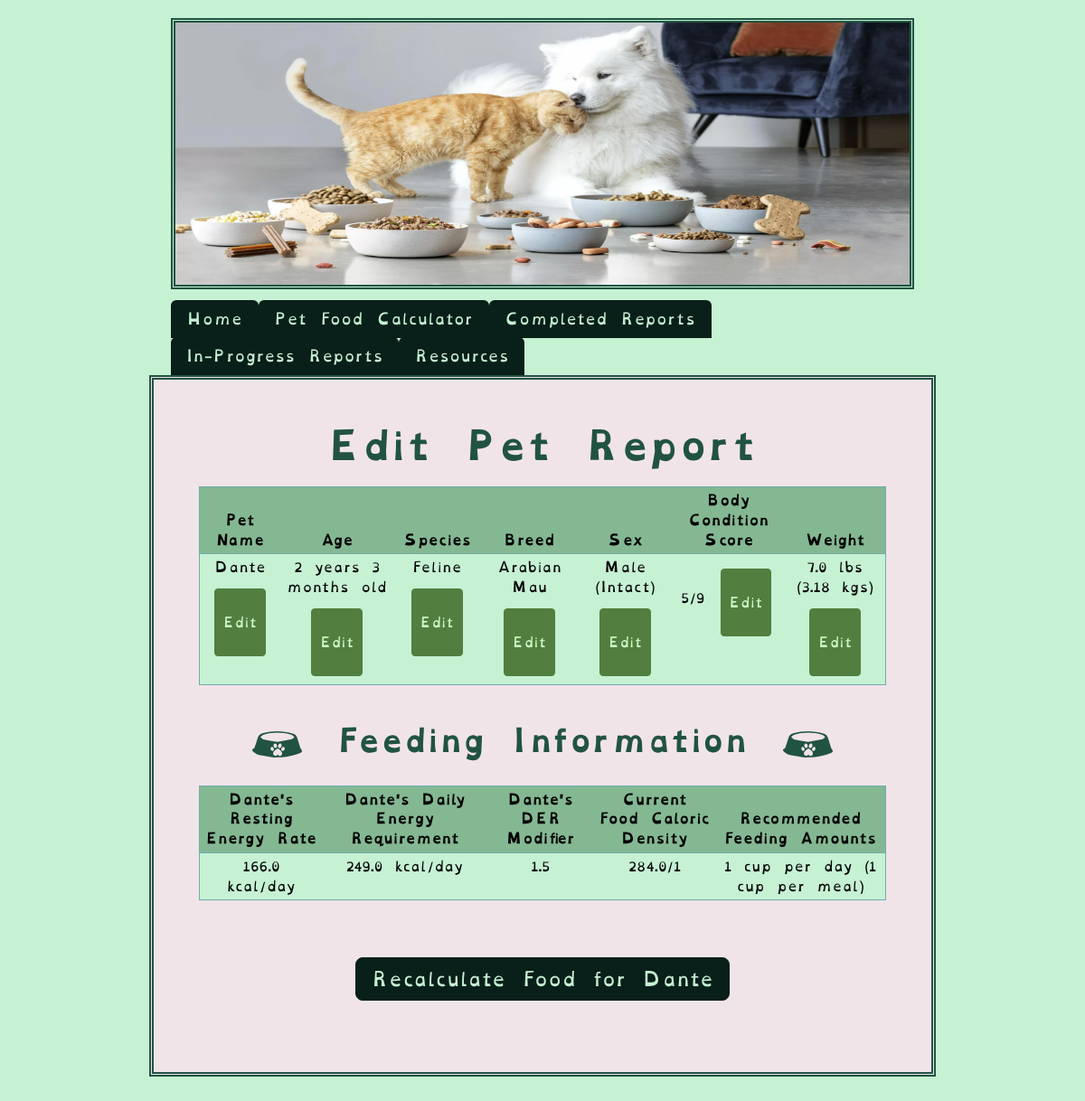
/edit_info?pet_id=7 (signed in), run on the app's committed database.
### tables this page shows
CREATE TABLE "pets" (
	"pet_id"	INTEGER UNIQUE,
	"owner_id"	INTEGER,
	"name"	VARCHAR(25) NOT NULL,
	"age_in_years"	INTEGER,
	"age_in_months"	INTEGER,
	"species"	VARCHAR(10) NOT NULL,
	"breed"	VARCHAR(25),
	"canine_breed_id"	INTEGER,
	"feline_breed_id"	INTEGER,
	"sex"	INTEGER,
	"bcs"	INTEGER,
	"weight"	FLOAT,
	"units"	VARCHAR(5),
	"converted_weight"	FLOAT,
	"converted_weight_units"	VARCHAR(5),
	"body_fat_percentage"	VARCHAR(5),
	"ideal_weight_lbs"	FLOAT,
	"ideal_weight_kgs"	FLOAT,
	"is_pediatric"	VARCHAR(1),
	"is_pregnant"	VARCHAR(1),
	"weeks_gestating"	INTEGER,
	"is_nursing"	VARCHAR(1),
	"litter_size"	INTEGER,
	"weeks_nursing"	INTEGER,
	"activity_level"	INTEGER,
	"rer"	FLOAT,
	"canine_der_factor_id"	INTEGER,
	"feline_der_factor_id"	INTEGER,
	"der"	FLOAT,
	"der_modifier"	FLOAT,
	"meals_per_day"	FLOAT,
	"current_food_kcal"	FLOAT,
	"current_food_form"	INTEGER,
	"rec_treat_kcal_per_day"	INTEGER,
	"current_food_amt_rec"	VARCHAR(15),
	"current_food_amt_per_meal"	VARCHAR(15),
	"date_of_first_report"	DATETIME,
	"most_recent_report_date"	DATETIME,
	PRIMARY KEY("pet_id" AUTOINCREMENT),
	FOREIGN KEY("owner_id") REFERENCES "users"("id"),
	FOREIGN KEY("canine_breed_id") REFERENCES "dog_breeds"("BreedID"),
	FOREIGN KEY("canine_der_factor_id") REFERENCES "canine_der_factors"("factor_id"),
	FOREIGN KEY("feline_breed_id") REFERENCES "cat_breeds"("BreedID"),
	FOREIGN KEY("feline_der_factor_id") REFERENCES "feline_der_factors"("factor_id"),
	FOREIGN KEY("sex") REFERENCES "reproductive_statuses"("sex_id"),
	FOREIGN KEY("activity_level") REFERENCES "activity_levels"("activity_id"),
	FOREIGN KEY("current_food_form") REFERENCES "food_forms"("form_id")
);

### main.py (the view)
@app.route("/edit_info", methods=["GET", "POST"])
@login_required
def edit_info():
    pet_id = request.args.get("pet_id", type=int)
    print(pet_id)
    try:
        pet_data = db.execute(
            "SELECT * FROM pets WHERE owner_id = :user_id and pet_id = :pet_id",
            user_id=session["user_id"], pet_id=pet_id
        )
    except Exception as e:
        flash(f"Unable to find pet info. Exception: {e}")
        return render_template("edit_report.html")
    if request.method == "POST":
        print(pet_id)
    return render_template("edit_report.html", pet_data=pet_data, pet_id=pet_id)

### helpers.py (called while the page is built)
def login_required(f):
    @wraps(f)
    def decorated_funtion(*args, **kwargs):
        if session.get("user_id") == None:
            return redirect(url_for("login"))
        return f(*args, **kwargs)
    return decorated_funtion

### templates/edit_report.html (shortened to what this page needs)
{% extends 'base.html' %}
{% block content %}
<div class="container-lg">
    <h1>Edit Pet Report</h1>
    <table class="table table-sm">
        <thead>
            <tr>
                <th>
                    <b>
                        Pet Name
                    </b>
                </th>
                <th>
                    <b>
                        Age
                    </b>
                </th>
                <th>
                    <b>
                        Species
                    </b>
                </th>
                <th>
                    <b>
                        Breed
                    </b>
                </th>
                <th>
                    <b>
                        Sex
                    </b>
                </th>
                <th>
                    <b>
                        Body Condition Score
                    </b>
                </th>
                <th>
                    <b>
                        Weight
                    </b>
                </th>
            </tr>
        </thead>
        <tbody>
            <tr>
                <td>
                    {{ pet_data[0].name }}
                    <a href="{{ url_for('pet_info', pet_id=pet_id) }}">
                        <button type="button" class="btn btn-secondary btn-sm">Edit</button>
                    </a>
                </td>
                <td>
                    {% if pet_data[0].age_in_years == 0 and pet_data[0].age_in_months == 1 %}
                        {{ pet_data[0].age_in_months }} month old
                    {% elif pet_data[0].age_in_years == 0 and pet_data[0].age_in_months > 1 %}
                        {{ pet_data[0].age_in_months }} months old
                    {% elif pet_data[0].age_in_years == 1 and pet_data[0].age_in_months == 0 %}
                        {{ pet_data[0].age_in_years }} year old
                    {% elif pet_data[0].age_in_years == 1 and pet_data[0].age_in_months == 1 %}
                        {{ pet_data[0].age_in_years }} year {{ pet_data[0].age_in_months }} month old
                    {% elif pet_data[0].age_in_years == 1 and pet_data[0].age_in_months > 1 %}
                        {{ pet_data[0].age_in_years }} year {{ pet_data[0].age_in_months }} months old
                    {% elif pet_data[0].age_in_years > 1 and pet_data[0].age_in_months == 0 %}
                        {{ pet_data[0].age_in_years }} years old
                    {% elif pet_data[0].age_in_years > 1 and pet_data[0].age_in_months == 1 %}
                        {{ pet_data[0].age_in_years }} years {{ pet_data[0].age_in_months }} month old
                    {% elif pet_data[0].age_in_years > 1 and pet_data[0].age_in_months > 1 %}
                        {{ pet_data[0].age_in_years }} years {{ pet_data[0].age_in_months }} months old
                    {% endif %}
                    <a href="{{ url_for('pet_info_continued', pet_id=pet_id) }}">
                        <button type="button" class="btn btn-secondary btn-sm">Edit</button>
                    </a>
                </td>
                <td>
                    {{ pet_data[0].species }}
                    <a href="{{ url_for('pet_info', pet_id=pet_id) }}">
                        <button type="button" class="btn btn-secondary btn-sm">Edit</button>
                    </a>
                </td>
                <td>
                    {{ pet_data[0].breed }}
                    <a href="{{ url_for('pet_info_continued', pet_id=pet_id) }}">
                        <button type="button" class="btn btn-secondary btn-sm">Edit</button>
                    </a>
                </td>
                <td>
                    {% if pet_data[0].sex == 1 %}
                        Female (Intact)
                    {% elif pet_data[0].sex == 2 %}
                        Female (Spayed)
                    {% elif pet_data[0].sex == 3 %}
                        Male (Intact)
                    {% elif pet_data[0].sex == 4 %}
                        Male (Neutered)
                    {% endif %}
                    <a href="{{ url_for('pet_info_continued', pet_id=pet_id) }}">
                        <button type="button" class="btn btn-secondary btn-sm">Edit</button>
                    </a>
                </td>
                <td>
                    {{ pet_data[0].bcs }}/9
                    <a href="{{ url_for('pet_condition', pet_id=pet_id) }}">
                        <button type="button" class="btn btn-secondary btn-sm">Edit</button>
                    </a>
                </td>
                <td>
                    {{ pet_data[0].weight }} {{ pet_data[0].units }}
                    ({{ pet_data[0].converted_weight }} {{ pet_data[0].converted_weight_units }})
                    <a href="{{ url_for('pet_condition', pet_id=pet_id) }}">
                        <button type="button" class="btn btn-secondary btn-sm">Edit</button>
                    </a>
                </td>
            </tr>
        </tbody>
    </table>
    <div class="row">
        <h2>
            {% if pet_data[0].species == "Feline" %}
                <img src="{{ url_for('static', filename='assets/svg/food_bowl.svg') }}" alt="A bowl with a pawprint" class="bowl">
            {% elif pet_data[0].species == "Canine" %}
                <img src="{{ url_for('static', filename='assets/svg/dog_food_bowl.svg') }}" alt="A bowl with a bone" class="bowl">
            {% endif %}
            Feeding Information
            {% if pet_data[0].species == "Feline" %}
                <img src="{{ url_for('static', filename='assets/svg/food_bowl.svg') }}" alt="A bowl with a pawprint" class="bowl">
            {% elif pet_data[0].species == "Canine" %}
                <img src="{{ url_for('static', filename='assets/svg/dog_food_bowl.svg') }}" alt="A bowl with a bone" class="bowl">
            {% endif %}
        </h2>
    </div>
    <table class="table table-sm">
        <thead>
            <tr>
                <th>
                    {{ pet_data[0].name }}'s Resting Energy Rate
                </th>
                <th>
                    {{ pet_data[0].name }}'s Daily Energy Requirement
                </th>
                <th>
                    {{ pet_data[0].name }}'s DER Modifier
                </th>
                <th>
                    Current Food Caloric Density
                </th>
                <th>
                    Recommended Feeding Amounts
                </th>
            </tr>
        </thead>
        <tbody>
            <tr>
                <td>
                    {{ pet_data[0].rer }} kcal/day
                </td>
                <td>
                    {{ pet_data[0].der }} kcal/day
                </td>
                <td>
                    {{ pet_data[0].der_modifier }}
                </td>
                <td>
                    {{ pet_data[0].current_food_kcal }}/{{ pet_data[0].current_food_form }}
                </td>
                <td>
                    {{ pet_data[0].current_food_amt_rec }} ({{ pet_data[0].current_food_amt_per_meal }} per meal)
                </td>
            </tr>
        </tbody>
    </table>
    {% if pet_data[0].is_pediatric == "n" and pet_data[0].is_pregnant != "y" and pet_data[0].is_nursing != "y" %}
        <div class="button-container">
            <a href="{{ url_for('current_food', pet_id=pet_id) }}">
                <button type="button" class="btn btn-secondary btn-lg">Recalculate Food for {{ pet_data[0].name }}</button>
            </a>
        </div>
    {% elif pet_data[0].is_pregnant == "y" %}
        <div class="button-container">
            <a href="{{ url_for('repro_status', pet_id=pet_id) }}">
                <button type="button" class="btn btn-secondary btn-lg">Recalculate Food for {{ pet_data[0].name }}</button>
            </a>
        </div>
    {% elif pet_data[0].is_nursing == "y" %}
        <div class="button-container">
            <a href="{{ url_for('lactation_status', pet_id=pet_id) }}">
                <button type="button" class="btn btn-secondary btn-lg">Recalculate Food for {{ pet_data[0].name }}</button>
            </a>
        </div>
    {% elif pet_data[0].bcs >= 5 %}
        <div class="button-container">
            <a href="{{ url_for('pet_condition', pet_id=pet_id) }}">
                <button type="button" class="btn btn-secondary btn-lg">Recalculate Food for {{ pet_data[0].name }}</button>
            </a>
        </div>
    {% elif pet_data[0].is_pediatric == "y" %}
        <div class="button-container">
            <a href="{{ url_for('pet_info_continued', pet_id=pet_id) }}">
                <button type="button" class="btn btn-secondary btn-lg">Recalculate Food for {{ pet_data[0].name }}</button>
            </a>
        </div>
    {% endif %}
</div>
{% endblock %}

### static/css/styles.css (style rules this page uses)
:root { --white: #f1e4e9; --pale_white_green: #c6f1d3; --lighter_white_green: #d1f7dc; --pale_sky_blue: #70abad; --light_sky: #70c2c3; --green_black: #091f19; --deep_blue_green: #215342; --light_lime: #7CFF6B; --darker_lime_transparent: #568b3fe5; --darker_lime: #527e3f; }
body { background-color: var(--pale_white_green); padding: 20px; margin-left: auto; margin-right: auto; font-family: "OpenDyslexic", "Arvo"; font-size: 2vh; }
h1 { color: var(--deep_blue_green); font-weight: 700; padding-bottom: 1vw; }
h1, h2 { color: var(--deep_blue_green); }
h1, h2, h3 { margin-left: auto; margin-right: auto; text-align: center; }
h1, h2, h3 { font-family: "OpenDyslexicBold", "Arvo"; }
h2 { display: inline-block; padding: 5px; padding-top: 25px; font-weight: 600; justify-content: center; }
.table { font-size: 14.5px; text-align: center; border-bottom: 1px solid var(--deep_blue_green); border: 1px solid var(--pale_sky_blue); --bs-table-bg: var(--pale_white_green); --bs-table-striped-color: var(--light_sky); --bs-table-striped-bg: var(--pale_sky_blue); }
thead { font-weight: 500; --bs-table-bg: #84b893; color: var(--deep_blue_green); }
.table.table-sm td { align-items: center; justify-content: center; text-align: center; }
a { color: var(--darker_lime); }
.btn { background-color: var(--green_black); border-color: var(--green_black); --bs-btn-active-color: var(--deep_blue_green); --bs-btn-active-border-color: var(--deep_blue_green); --bs-btn-hover-bg: var(--deep_blue_green); --bs-btn-hover-border-bg: var(--deep_blue_green); color: var(--pale_white_green); text-align: center; margin: 5px; position: relative; margin-top: 1vw; }
.btn-sm { color: #cdfcc7; min-height: 75px; font-weight: 500; background-color: var(--darker_lime); border-color: var(--darker_lime); --bs-btn-active-color: var(--darker_lime_transparent); --bs-btn-active-border-color: var(--darker_lime_transparent); --bs-btn-hover-bg: var(--darker_lime_transparent); --bs-btn-hover-border-bg: var(--darker_lime_transparent); }
.button-container, .button-container-fr { display: flex; justify-content: center; }
.button-container { padding: 2vw; }
.container-lg { position: relative; border: 5px var(--deep_blue_green); border-style: double; padding: 50px; display: block; margin-left: auto; margin-right: auto; width: 75%; margin-bottom: 20px; background-color: var(--white); font-family: 'OpenDyslexic', 'Courier New'; font-optical-sizing: auto; font-weight: 300; font-style: normal; font-size: 50px; justify-content: space-between; }
.row { display: flex; flex-wrap: wrap; margin-left: 2vw; margin-right: 2vw; font-size: 20px; padding-bottom: 1vh; }
.bowl { width: 75px; display: inline-block; padding: 10px; }

### data on the page
pets: name "Dante", age_in_years "2", age_in_months "3", species "Feline", breed "Arabian Mau", bcs "5", weight "7.0", units "lbs", converted_weight "3.18", converted_weight_units "kgs", rer "166.0", der "249.0", der_modifier "1.5", current_food_kcal "284.0", current_food_form "1", current_food_amt_rec "1 cup per day", current_food_amt_per_meal "1 cup"
